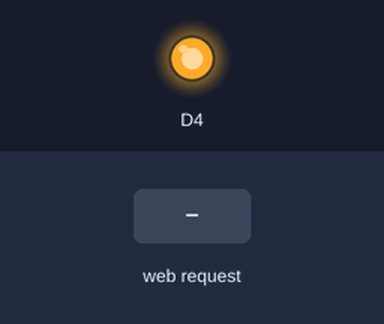
Bench run of a sketch on a simulated ESP8266 (NodeMCU). Shown: output pins drawn as LEDs (lit = HIGH). Inputs (shaded band) come from the test bench. WiFi joins after 1.5 s; servers stay silent unless stated; what the sketch prints to the serial monitor is not drawn.

Above: at 2.7 s.
2.8 s: HTTP request GET /tv/power received
At 4.59 s:
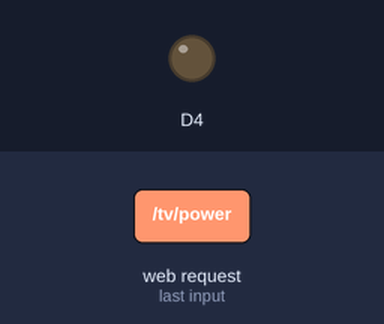
6.7 s: HTTP request GET /tv/source received
10.6 s: HTTP request GET /speaker/power received
Timing chart, 0 to 20.5 s (numbered marks = the images above; inputs shaded):
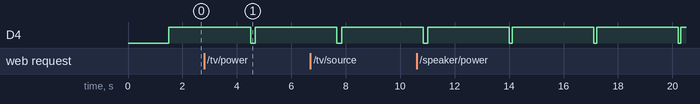

The sketch:

IR_send.ino
```cpp
#include <Arduino.h>
#include <IRremoteESP8266.h>
#include <ESP8266WebServer.h>
#include <IRsend.h>
#include "Speaker.h";
#include "Tv.h";
#include "WifiSetup.h";
#include "StatusLED.h";

const uint16_t transmitterPin = D2;  // ESP8266 GPIO pin to use. Recommended: 4 (D2).

StatusLED statusLED(D4);

WifiSetup wifiSetup;

WiFiServer server(80);

IRsend irsend(transmitterPin); // Set the GPIO to be used to sending the message.

Speaker speaker(irsend);

Tv tv(irsend);

void setup() {
  wifiSetup.connect();

  server.begin();

  irsend.begin();

  Serial.begin(115200, SERIAL_8N1, SERIAL_TX_ONLY);
}

void loop() {
  webServer();
  statusLED.shortBlink();
}

void webServer() {
  WiFiClient client = server.available();

  if(!client) {
    return;
  }

  while(!client.available()) {
    Serial.println("Not Returning");
    delay(1);
  }

  String request = client.readStringUntil('\r');
  Serial.println("Request - ");
  Serial.println(request);

  if(request.indexOf("/tv/power") != -1) {
    tv.powerToggle();
  }
  else if(request.indexOf("/tv/source") != -1) {
    tv.changeSource();
  }


  else if(request.indexOf("/speaker/power") != -1) {
    speaker.powerToggle();
  }
  else if(request.indexOf("/speaker/mode") != -1) {
    speaker.changeMode();
  }
  else if(request.indexOf("/speaker/up") != -1) {
    speaker.volumeUp();
  }
  else if(request.indexOf("/speaker/down") != -1) {
    speaker.volumeDown();
  }

  String json = "";
  json.concat("{\"running\":\"true\"}");

  Serial.println(json);

  client.println("HTTP/1.1 200 OK");
  client.println("Content-Type: application/json");
  client.println(); //  do not forget this one
  client.println(json);
  client.println(); //  do not forget this one

  client.flush();

  delay(1);
  Serial.println("Client disonnected");
  Serial.println("");
}
```

StatusLED.h
```cpp
#ifndef StatusLED_H
#define StatusLED_H

class StatusLED {
  private:
    int pin;
    int _delay = 3000;
  public:
    StatusLED(int pin) {
      this->pin = pin;
      pinMode(this->pin, OUTPUT);
    }

    void shortBlink() {
      digitalWrite(this->pin, HIGH);
      delay(this->_delay);

      digitalWrite(this->pin, LOW);
      delay(100);
    }

    void longBlink() {
      digitalWrite(this->pin, HIGH);
      delay(this->_delay);

      digitalWrite(this->pin, LOW);
      delay(500);
    }

    void strobe() {
      digitalWrite(this->pin, HIGH);
      delay(100);
      digitalWrite(this->pin, LOW);
      delay(100);
    }
};

#endif
```

Tv.h
```cpp
#include <IRremoteESP8266.h>
#include <IRsend.h>

class Tv {
  private:
    String name;
    int frequency;
    IRsend & irSend;

  public:
    Tv(IRsend & _irSend): irSend(_irSend) {
      this->frequency = 32;
      this->name = "Tv";
    }

    void powerToggle() {
      uint64_t data = 0x10EFEB14;

      this->sendIR(data);
    }

    void changeSource() {
      uint64_t data = 0x10EFC33C;

      this->sendIR(data);
    }


  private:
    void sendIR(uint64_t data) {
      irSend.sendNEC(data, this->frequency);
    }
};
```

WifiSetup.h
```cpp
#include <ESP8266WiFi.h>

class WifiSetup {
  private:
    String ssid;
    String password;

  public:
    WifiSetup() {
      this->ssid = "Skylake";
      this->password = "precarious";
    }

    void connect() {
      // Connect
     Serial.println ();
     Serial.printf("[WIFI] Connecting to %s ", this->ssid.c_str());
     Serial.println();

     WiFi.begin(this->ssid.c_str(), this->password.c_str());

     // Wait
     while (WiFi.status() != WL_CONNECTED)
     {
        Serial.print(".");
        delay(100);
     }
     Serial.println("CONNECTED!");
     Serial.println();

     // Connected!
     Serial.printf("[WIFI] STATION Mode, SSID: %s, IP address: %s\n", WiFi.SSID().c_str(), WiFi.localIP().toString().c_str());
     Serial.println();
   }
};
```

Source omitted: Speaker.h (data table, 5300 bytes)

Measured:
- by itself, D4: repeats every 3.1 s: HIGH 3.0 s, LOW 0.10 s
